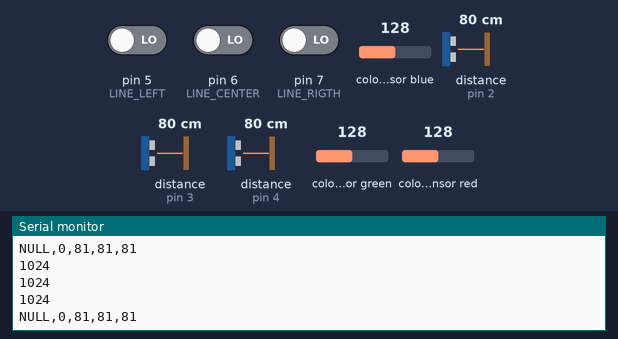
Bench run of a sketch on a simulated Arduino Uno, built with avr-gcc and run on an emulated ATmega328P. On the bench: the last lines printed to the serial monitor. The inputs (shaded band) are chosen by the test bench; at power-on: colour sensor blue 128, colour sensor green 128, colour sensor red 128, pin 5 (LINE_LEFT) LOW, pin 6 (LINE_CENTER) LOW, pin 7 (LINE_RIGTH) LOW, distance to the obstacle (sensors on pin 2, pin 3, pin 4) 80 cm.

Above: at 1.2 s.
1.3 s: colour sensor blue set to 5
At 1.54 s:
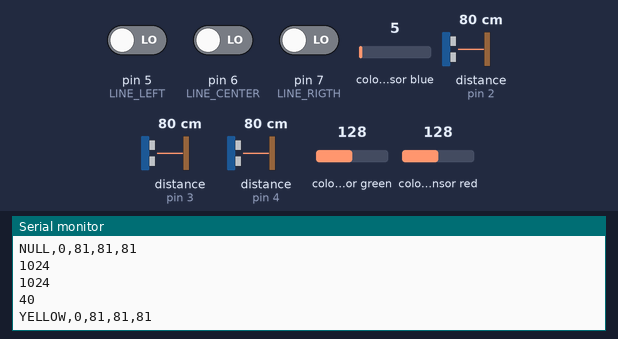
3.0 s: colour sensor green set to 5
At 3.22 s:
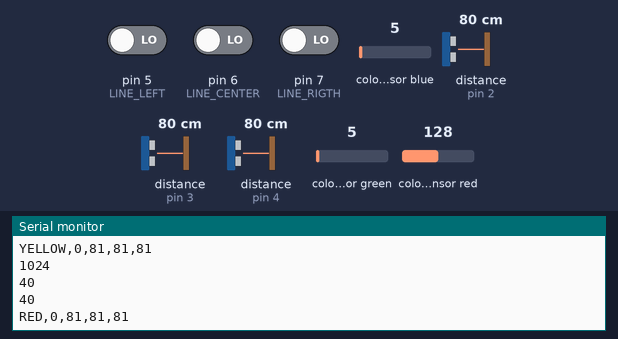
4.7 s: colour sensor blue set to 64
At 4.88 s:
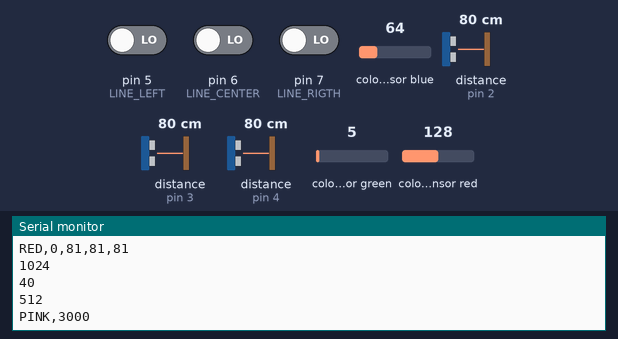
6.4 s: colour sensor red set to 5
At 6.55 s:
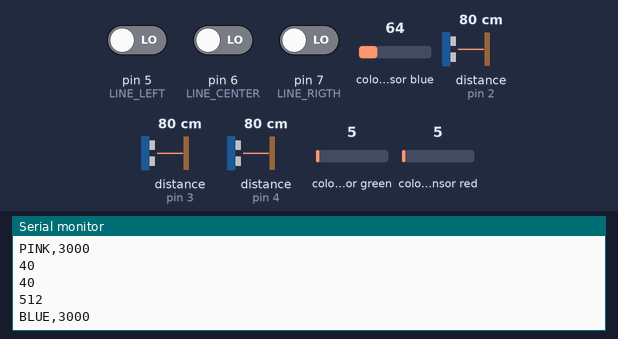
8.0 s: colour sensor green set to 64
At 8.22 s:
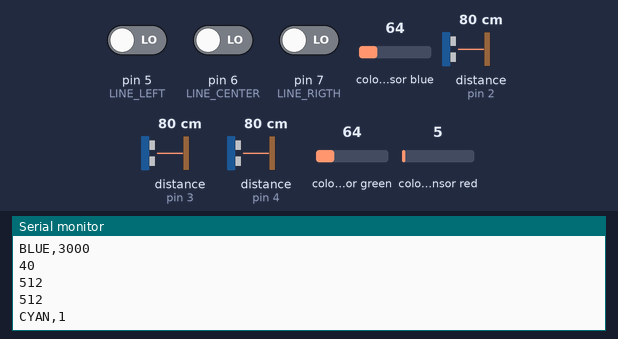
9.7 s: colour sensor red set to 64
At 9.88 s:
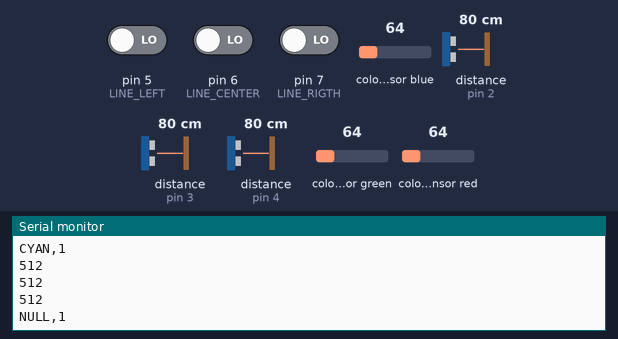
Timing chart, 0 to 12.4 s (numbered marks = the images above; inputs shaded):
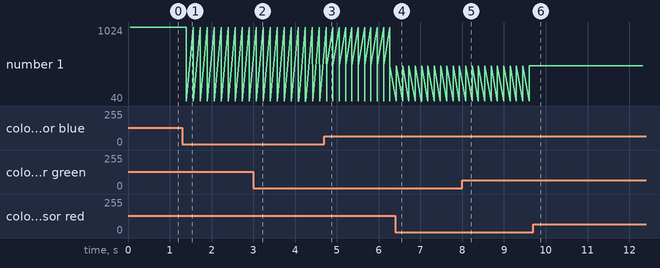

The sketch:

definitiveS.ino
```cpp
// INCLUDES:
// ULTRASONIC SENSORS
// LINE FOLLOWING SENSORS
// COLOR SENSOR

#include <NewPing.h>
#include <Adafruit_TCS34725.h>

Adafruit_TCS34725 TCS = Adafruit_TCS34725(TCS34725_INTEGRATIONTIME_50MS, TCS34725_GAIN_1X);

// PINS SETUP

// Ultrasonic sensors

#define PING_A 2 // Front
#define PING_B 3 // Rigth
#define PING_C 4 // Left

// Line following sensors

#define LINE_LEFT 5
#define LINE_CENTER 6
#define LINE_RIGTH 7

// CONSTANTS

// Ultrasonic sensors

#define SONAR_NUM 3
#define MAX_DISTANCE 100

// Baud rate

#define BAUD_RATE 115200

// DELAYS

// Communication

#define COMMUNICATION_TIME 100

// GLOBAL VARIABLES

// Ultrasonic sensors

NewPing sonars[SONAR_NUM] = {
  NewPing(PING_A, PING_A, MAX_DISTANCE),
  NewPing(PING_B, PING_B, MAX_DISTANCE),
  NewPing(PING_C, PING_C, MAX_DISTANCE)
};

// Color

String color = "";

// Checkpoints

String checkpoints[] = {"CYAN", "PASTEL PINK", "PINK"};
short int checkpoint = 0;

// Message

String message = "";

// SENSOR FUNCTIONS

// Color sensor

String getColor() {
  uint16_t R, G, B, C;

  String color = "NULL";

  TCS.getRawData(&R, &G, &B, &C);
  Serial.println(R);
  Serial.println(G);
  Serial.println(B);

  if (R < 30 && G < 30 && B < 30) {
    color = "BLACK";
  }
  else if (R > 1.5 * G && R > 1.5 * B && G <= 50 && B <= 50) {
    color = "RED";
  }
  else if (G > R && G > B) {
    color = "GREEN";
  }
  else if (B > 1.5 * G && B > 1.5 * R) {
    color = "BLUE";
  }
  else if (R > 1.5 * B && G > 1.5 * B) {
    color = "YELLOW";
  }
  else if (R > 1.5 * B && B > 1.5 * G && G <= 100) {
    color = "PINK";
  }
  else if (R > B && R > G && G > 100) {
    color = "PASTEL PINK";
  }
  else if (G > 1.5 * R && B > 1.5 * R) {
    color = "CYAN";
  }

  return color;
}

// CAR FUNCTIONS

// Find checkpoint

short int findCheckpointIndex(String color) {
  for (uint8_t i = 0; i < sizeof(checkpoints) / sizeof(checkpoints[0]); i++) {
    if (checkpoints[i] == color) {
      return i;
    }
  }

  return -1;
}

// SETUP

void setup() {

  Serial.begin(BAUD_RATE);

  // CONFIGURATION OF PIN MODES

  // Line following sensors

  pinMode(LINE_RIGTH, INPUT);
  pinMode(LINE_CENTER, INPUT);
  pinMode(LINE_LEFT, INPUT);
}

// LOOP

void loop() {

  // COLOR SENSOR

  color = getColor();

  if(findCheckpointIndex(color) != -1) {
    checkpoint = findCheckpointIndex(color) + 1;
  }

  message = color + "," + String(checkpoint);

  if(checkpoint == 0) {

    // ULTRASONIC SENSORS

    for (uint8_t i = 0; i < SONAR_NUM; i++) {
      message += "," + String(sonars[i].ping_cm());
    }
  }
  else if(checkpoint == 3) {

    // LINE FOLLOWING SENSORS

    for(short unsigned int i = LINE_LEFT; i <= LINE_RIGTH; i++) {
      message += String(digitalRead(i));
    }
  }

  Serial.println(message);

  delay(COMMUNICATION_TIME);
}
```

Measured:
- after the input at 1.3 s, the serial monitor: prints a new line after 0.10 s (image 1)
- after the input at 3.0 s, the serial monitor: prints a new line after 0.09 s (image 2)
- after the input at 4.7 s, the serial monitor: prints a new line after 0.05 s (image 3)
- after the input at 6.4 s, the serial monitor: prints a new line at once (image 4)
- after the input at 8.0 s, the serial monitor: prints a new line after 0.09 s (image 5)
- after the input at 9.7 s, the serial monitor: prints a new line after 0.05 s (image 6)
- plotted number 1: 1024 → 40 after the input at 1.3 s, 40 → 512 after the input at 4.7 s
